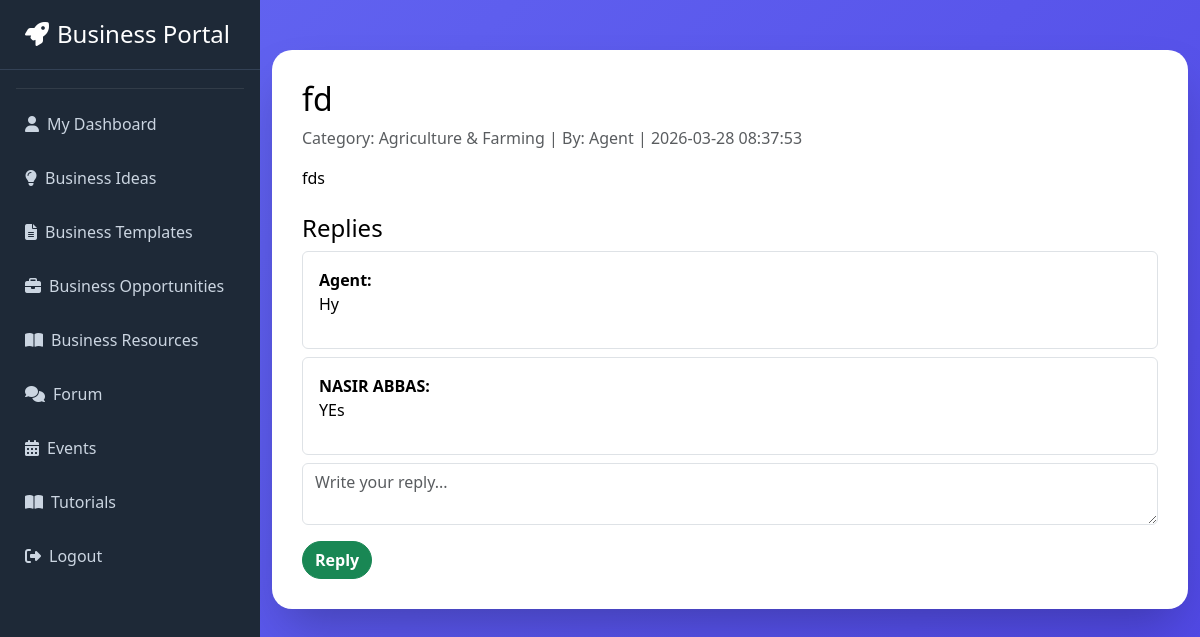
Page /user/forum_discussion.php?id=1 (signed in) on the committed database.
### tables this page shows
CREATE TABLE `forum_threads` (
  `id` int(11) NOT NULL,
  `user_id` int(11) NOT NULL,
  `category_id` int(11) NOT NULL,
  `title` varchar(255) NOT NULL,
  `body` longtext NOT NULL,
  `created_at` timestamp NOT NULL DEFAULT current_timestamp(),
  `updated_at` timestamp NOT NULL DEFAULT current_timestamp() ON UPDATE current_timestamp()
);

CREATE TABLE `business_categories` (
  `id` int(11) NOT NULL,
  `name` varchar(100) NOT NULL,
  `description` text DEFAULT NULL,
  `created_at` timestamp NOT NULL DEFAULT current_timestamp()
);

CREATE TABLE `users` (
  `id` int(11) NOT NULL,
  `full_name` varchar(150) NOT NULL,
  `email` varchar(191) NOT NULL,
  `password_hash` varchar(255) NOT NULL,
  `role` enum('user','agent','admin') NOT NULL DEFAULT 'user',
  `status` enum('active','inactive','banned') NOT NULL DEFAULT 'active',
  `phone` varchar(20) DEFAULT NULL,
  `created_at` timestamp NOT NULL DEFAULT current_timestamp(),
  `updated_at` timestamp NOT NULL DEFAULT current_timestamp() ON UPDATE current_timestamp()
);

CREATE TABLE `forum_replies` (
  `id` int(11) NOT NULL,
  `thread_id` int(11) NOT NULL,
  `user_id` int(11) NOT NULL,
  `reply` longtext NOT NULL,
  `created_at` timestamp NOT NULL DEFAULT current_timestamp(),
  `updated_at` timestamp NOT NULL DEFAULT current_timestamp() ON UPDATE current_timestamp()
);

### user/forum_discussion.php (the view, shortened to what this page needs)
<?php
include 'config.php';
$thread_id = (int)$_GET['id'];
$thread_query = mysqli_query($conn, "
    SELECT ft.*, u.full_name, bc.name AS category_name
    FROM forum_threads ft
    JOIN users u ON u.id=ft.user_id
    JOIN business_categories bc ON bc.id=ft.category_id
    WHERE ft.id=$thread_id
");
$thread = mysqli_fetch_assoc($thread_query);
$replies_query = mysqli_query($conn, "
    SELECT fr.*, u.full_name
    FROM forum_replies fr
    JOIN users u ON u.id = fr.user_id
    WHERE fr.thread_id=$thread_id
    ORDER BY fr.created_at ASC
");
?>
<!DOCTYPE html>
<html lang="en">
<head>
<link href="https://cdn.jsdelivr.net/npm/bootstrap@5.3.3/dist/css/bootstrap.min.css" rel="stylesheet">
<link href="https://cdnjs.cloudflare.com/ajax/libs/font-awesome/6.5.0/css/all.min.css" rel="stylesheet">
</head>
<body>
<?php include 'sidebar.php'; ?>
<div class="container">
    <div class="forum-card">
        <h2 class="text-dark"><?= htmlspecialchars($thread['title']) ?></h2>
        <p class="text-muted">Category: <?= htmlspecialchars($thread['category_name']) ?> | By: <?= htmlspecialchars($thread['full_name']) ?> | <?= $thread['created_at'] ?></p>
        <div class="mb-4"><?= nl2br(htmlspecialchars($thread['body'])) ?></div>
        <h4 class="text-dark">Replies</h4>
        <?php while($reply = mysqli_fetch_assoc($replies_query)): ?>
        <div class="border rounded p-3 mb-2">
            <strong><?= htmlspecialchars($reply['full_name']) ?>:</strong>
            <p><?= nl2br(htmlspecialchars($reply['reply'])) ?></p>
        </div>
        <?php endwhile; ?>
        <form method="POST">
            <div class="mb-3">
                <textarea name="reply" class="form-control" placeholder="Write your reply..." required></textarea>
            </div>
            <button type="submit" name="add_reply" class="btn btn-success btn-action">Reply</button>
        </form>
    </div>
</div>
</body>
</html>

### user/forum_discussion.php (style rules this page uses)
body { background: linear-gradient(135deg, #6366f1 0%, #4f46e5 100%); margin-left: 260px; min-height: 100vh; color: #fff; }
.forum-card { max-width: 1000px; margin: 50px auto; background: #fff; border-radius: 20px; padding: 30px; color: #000; box-shadow: 0 25px 50px -12px rgba(0,0,0,0.25); }
.btn-action { border-radius: 50px; font-weight: bold; }
.text-dark { color: #000 !important; }

### user/sidebar.php (style rules this page uses)
:root { --primary: #6366f1; --dark: #1e2937; }

### rows in the picture
forum_threads: title "fd", business_categories.name "Agriculture & Farming", user.full_name "Agent", created_at "2026-03-28 08:37:53", body "fds"
forum_replies: user.full_name "Agent", reply "Hy"
forum_replies: user.full_name "NASIR ABBAS", reply "YEs"
